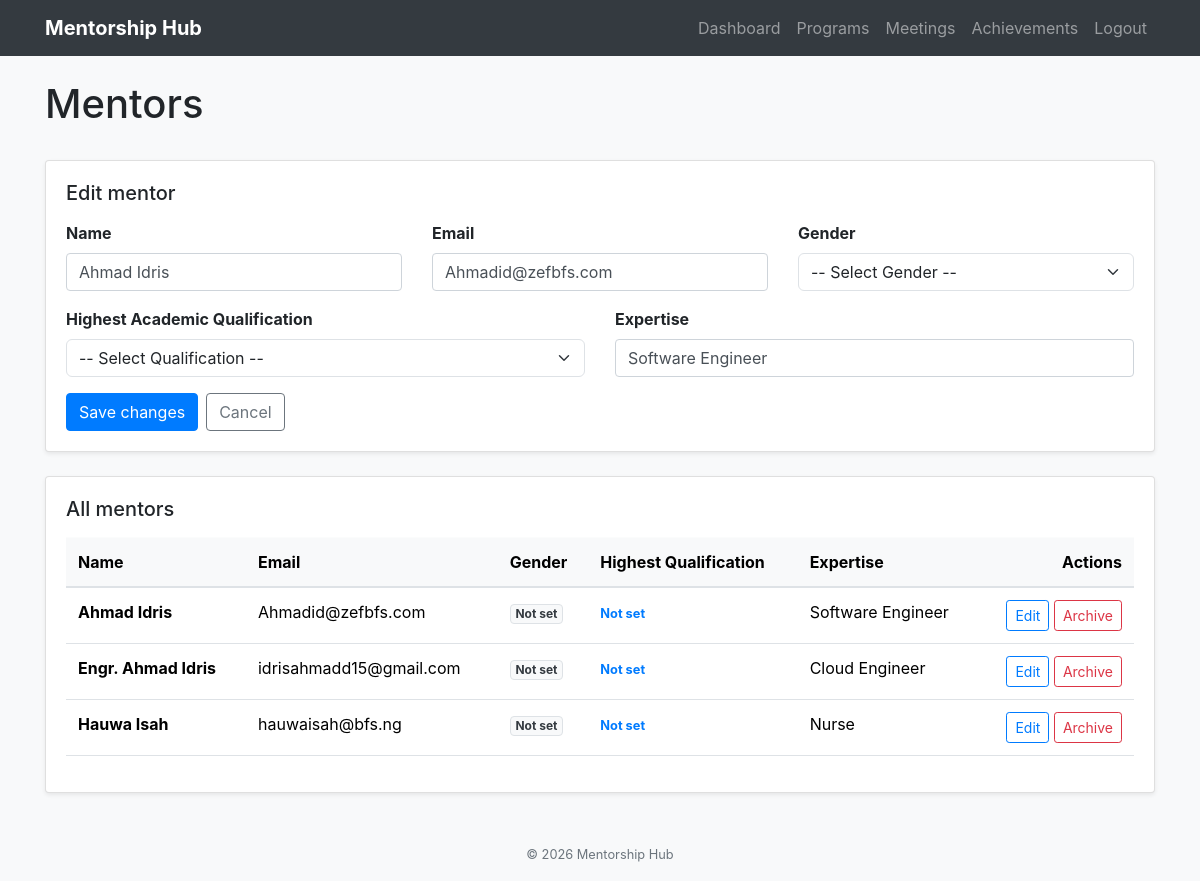
Page /mentors?edit=1001 (signed in) on the committed database.
### tables this page shows
CREATE TABLE Mentor ( 

    MentorID INTEGER PRIMARY KEY AUTOINCREMENT, 

    Name TEXT, 

    Email TEXT, 

    Expertise TEXT, 

    JoinedAt TEXT DEFAULT CURRENT_TIMESTAMP 

, IsActive INTEGER DEFAULT 1, Gender TEXT, HighestQualification TEXT);

### app.py (the view)
@app.route('/mentors')
def mentors():
    if 'user_name' not in session:
        return redirect(url_for('login'))
    edit_id = request.args.get('edit')
    mentor_to_edit = None
    conn = sqlite3.connect(DB_PATH)
    cursor = conn.cursor()
    cursor.execute('''
        SELECT MentorID, Name, Email, Expertise, COALESCE(Gender, 'Not set'), COALESCE(HighestQualification, 'Not set')
        FROM Mentor WHERE IsActive = 1 ORDER BY Name
    ''')
    mentor_list = cursor.fetchall()
    if edit_id:
        cursor.execute('SELECT MentorID, Name, Email, Expertise, Gender, HighestQualification FROM Mentor WHERE MentorID = ?', (edit_id,))
        mentor_to_edit = cursor.fetchone()
    conn.close()
    return render_template('mentors.html', mentors=mentor_list, mentor_to_edit=mentor_to_edit)

### templates/mentors.html (shortened to what this page needs)
{% extends "base.html" %}
{% block content %}
<div class="d-flex justify-content-between align-items-center mb-4">
    <h1>Mentors</h1>
</div>
<div class="card shadow-sm mb-4">
    <div class="card-body">
        <h2 class="h5 mb-3">{{ 'Edit mentor' if mentor_to_edit else 'Add a mentor' }}</h2>
        <form method="POST" action="{{ url_for('edit_mentor', mentor_id=mentor_to_edit[0]) if mentor_to_edit else url_for('add_mentor') }}">
            <div class="row g-3">
                <div class="col-md-4">
                    <label for="name" class="form-label font-weight-bold">Name</label>
                    <input type="text" id="name" name="name" class="form-control" value="{{ mentor_to_edit[1] if mentor_to_edit else '' }}" required>
                </div>
                <div class="col-md-4">
                    <label for="email" class="form-label font-weight-bold">Email</label>
                    <input type="email" id="email" name="email" class="form-control" value="{{ mentor_to_edit[2] if mentor_to_edit else '' }}" required>
                </div>
                <div class="col-md-4">
                    <label for="gender" class="form-label font-weight-bold">Gender</label>
                    <select id="gender" name="gender" class="form-select" required>
                        <option value="">-- Select Gender --</option>
                    </select>
                </div>
                <div class="col-md-6">
                    <label for="highest_qualification" class="form-label font-weight-bold">Highest Academic Qualification</label>
                    <select id="highest_qualification" name="highest_qualification" class="form-select" required>
                        <option value="">-- Select Qualification --</option>
                    </select>
                </div>
                <div class="col-md-6">
                    <label for="expertise" class="form-label font-weight-bold">Expertise</label>
                    <input type="text" id="expertise" name="expertise" class="form-control" value="{{ mentor_to_edit[3] if mentor_to_edit else '' }}">
                </div>
            </div>
            <div class="mt-3 d-flex gap-2">
                <button type="submit" class="btn btn-primary">{{ 'Save changes' if mentor_to_edit else 'Add mentor' }}</button>
                {% if mentor_to_edit %}
                <a href="{{ url_for('mentors') }}" class="btn btn-outline-secondary">Cancel</a>
                {% endif %}
            </div>
        </form>
    </div>
</div>
<div class="card shadow-sm">
    <div class="card-body">
        <h2 class="h5 mb-3">All mentors</h2>
        {% if mentors %}
        <div class="table-responsive">
            <table class="table align-middle">
                <thead class="table-light">
                    <tr>
                        <th>Name</th>
                        <th>Email</th>
                        <th>Gender</th>
                        <th>Highest Qualification</th>
                        <th>Expertise</th>
                        <th class="text-end">Actions</th>
                    </tr>
                </thead>
                <tbody>
                    {% for mentor in mentors %}
                    <tr>
                        <td><strong>{{ mentor[1] }}</strong></td>
                        <td>{{ mentor[2] }}</td>
                        <td><span class="badge bg-light text-dark border">{{ mentor[4] }}</span></td>
                        <td><small class="text-primary font-weight-bold">{{ mentor[5] }}</small></td>
                        <td>{{ mentor[3] or 'Not set' }}</td>
                        <td class="text-end">
                            <a href="{{ url_for('mentors', edit=mentor[0]) }}" class="btn btn-sm btn-outline-primary">Edit</a>
                            <form method="POST" action="{{ url_for('delete_mentor', mentor_id=mentor[0]) }}" class="d-inline" onsubmit="return confirm('Archive this mentor? This will deactivate their login.');">
                                <button type="submit" class="btn btn-sm btn-outline-danger">Archive</button>
                            </form>
                        </td>
                    </tr>
                    {% endfor %}
                </tbody>
            </table>
        </div>
        {% else %}
        <p class="text-muted">No mentors have been added yet.</p>
        {% endif %}
    </div>
</div>
{% endblock %}

### rows in the picture
Mentor: name "Ahmad Idris", email "Ahmadid@zefbfs.com", expertise "Software Engineer", Name "Ahmad Idris", Email "Ahmadid@zefbfs.com", mentor "Not set", Expertise "Software Engineer"
Mentor: Name "Engr. Ahmad Idris", Email "idrisahmadd15@gmail.com", mentor "Not set", Expertise "Cloud Engineer"
Mentor: Name "Hauwa Isah", Email "hauwaisah@bfs.ng", mentor "Not set", Expertise "Nurse"

### other values in the picture
{{ 'Edit mentor' if mentor_to_edit else 'Add a mentor' }} "Edit mentor"
{{ 'Save changes' if mentor_to_edit else 'Add mentor' }} "Save changes"
